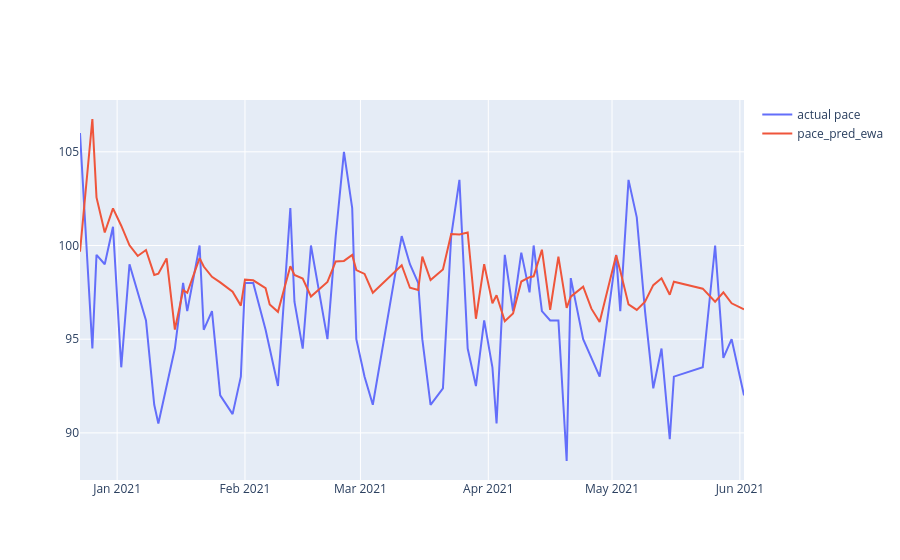

Here is the notebook cell this chart was saved with:
### Code cell
team='NYK'
year=2020


def plot_season_team_pace(df, team, year, span, window, method, show_sma_plot=False):
    
    avg_data = get_avg_pace(df=df, min_period=1, window=window, span=span, start_season=2010, end_season=2020)
    
    matchups = create_matchups(avg_data)
    
    team_df = matchups.loc[matchups['TEAM_ABBREVIATION_team'] == team]
    team_df = team_df.loc[team_df['SEASON_YEAR_team'] == year].sort_values('GAME_DATE_team')

    
    if method == 'min':
        pace_pred_ewa = np.min(team_df[['PACE_ewa_team', 'PACE_ewa_opp']], axis=1)
        pace_pred_sma = np.min(team_df[['PACE_sma_team', 'PACE_sma_opp']], axis=1)
    elif method == 'max':
        pace_pred_ewa = np.max(team_df[['PACE_ewa_team', 'PACE_ewa_opp']], axis=1)
        pace_pred_sma = np.max(team_df[['PACE_sma_team', 'PACE_sma_opp']], axis=1)
    elif method == 'mean':
        pace_pred_ewa = np.mean(team_df[['PACE_ewa_team', 'PACE_ewa_opp']], axis=1)
        pace_pred_sma = np.mean(team_df[['PACE_sma_team', 'PACE_sma_opp']], axis=1)

    elif method == 'relative':
        league_avg = team_df['LEAGUE_AVG_PACE_team']
        pace_pred_ewa = np.sum(team_df[['PACE_ewa_team', 'PACE_ewa_opp']], axis=1) - league_avg
        pace_pred_sma = np.sum(team_df[['PACE_sma_team', 'PACE_sma_opp']], axis=1) - league_avg

    pace_true = team_df['PACE_team']

    fig = go.Figure(data=go.Scatter(x=team_df['GAME_DATE_team'], y=pace_true,
                                   name='actual pace'))

    fig.add_trace(go.Scatter(x=team_df['GAME_DATE_team'], y=pace_pred_ewa, 
                            name='pace_pred_ewa'))

    if show_sma_plot:
        fig.add_trace(go.Scatter(x=team_df['GAME_DATE_team'], y=pace_pred_sma, 
                            name='pace_pred_sma'))

    fig.show()
    
    return None

plot_season_team_pace(df=df_2010_2020, team='NYK', year=2020, span=11, window=9, method='mean', show_sma_plot=False)
